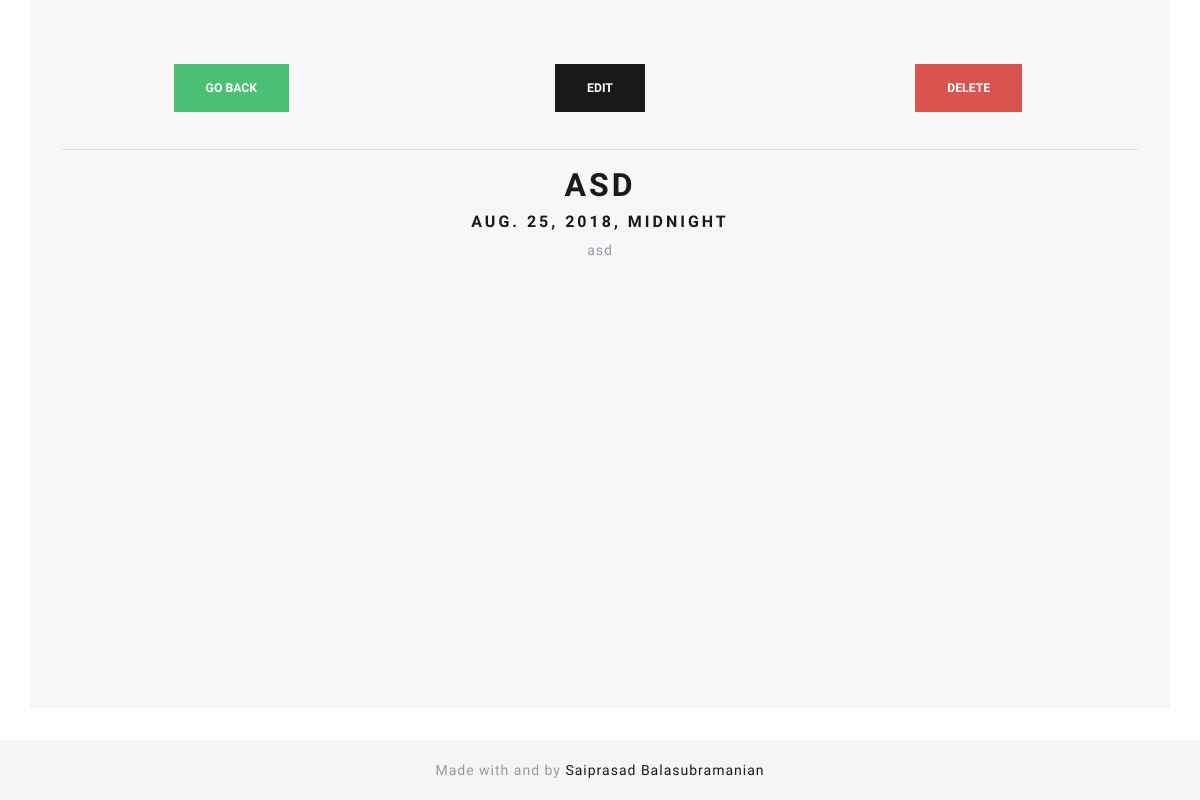
The app's page /entry/15 with its own data.
### mainapp/models.py (models this page shows, shortened)
class Entry(models.Model):
    name = models.CharField(max_length=100)
    author = models.ForeignKey(User, on_delete=models.CASCADE)
    date = models.DateTimeField()
    description = models.TextField()
    created_at = models.DateTimeField(auto_now_add=True)

### mainapp/views.py (the view)
# urls.py: path('entry/<int:pk>', views.details, name='details'),
def details(request, pk):
    try:
        entry = Entry.objects.get(pk=pk)
    except Entry.DoesNotExist:
        return render(request, 'mainapp/error.html')
    return render(request, 'mainapp/details.html', {'entry': entry})

### mainapp/templates/mainapp/details.html (shortened to what this page needs)
{% extends 'mainapp/base.html' %}
{% block content %}
<div class="container jumbotron text-center">
    <div class="row">
        <div class="col-lg-4 mx-auto">
            <button onclick="window.location='{% url 'calendar' %}'" class="btn btn-success"> Go Back
            </button>
        </div>
        <div class="col-lg-4">
            <button class="btn btn-primary"> Edit</button>
        </div>
        <div class="col-lg-4">
            <button onclick="window.location='{% url 'delete' pk=entry.id %}'" class="btn btn-danger"> Delete
            </button>
        </div>
    </div>
    <br>
    <hr>
    <h1>{{ entry.name }}</h1>
    <h5>{{ entry.date }}</h5>
    <p>{{ entry.description }}</p>
</div>
{% endblock %}

### mainapp/static/mainapp/css/style.css (style rules this page uses)
html { position: relative; min-height: 100%; }
body { margin-bottom: 60px; }
body, html { width: 100%; display: grid; }

### records on screen
Entry: name "ASD", date "AUG. 25, 2018, MIDNIGHT", description "asd"
